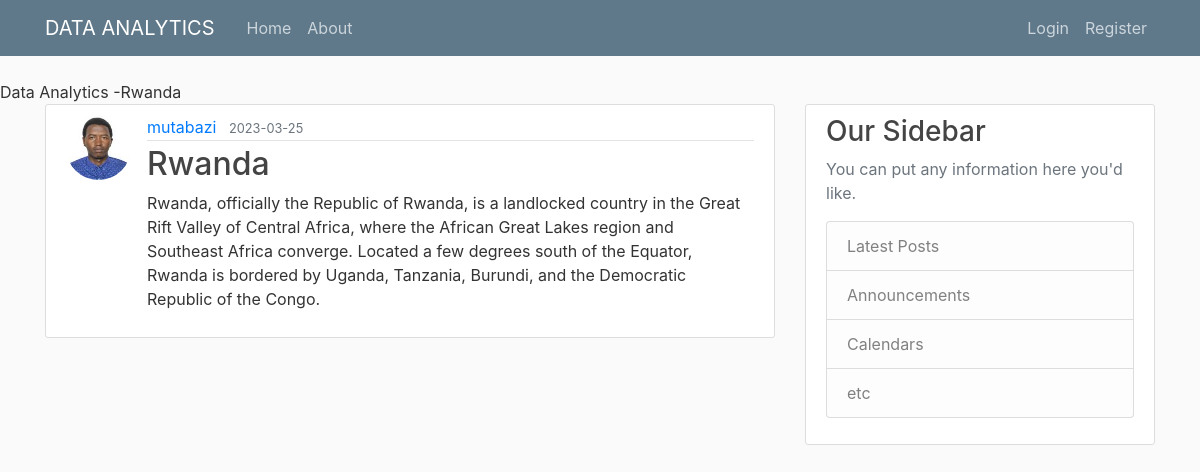
Screenshot of /post/2 with the database file from the repository.
### app/models.py (models this page shows, shortened)
class Post(db.Model):
    id= db.Column(db.Integer, primary_key= True)
    title= db.Column(db.String(100),nullable= False)
    date_posted= db.Column(db.DateTime, nullable= False, default=datetime.utcnow)
    content= db.Column(db.Text, nullable= False)
    user_id= db.Column(db.Integer, db.ForeignKey('user.id'), nullable= False)

class User(db.Model, UserMixin):
    id= db.Column(db.Integer, primary_key= True)
    username= db.Column(db.String(20), unique= True, nullable= False)
    email= db.Column(db.String(120), unique= True, nullable= False)
    image_file= db.Column(db.String(20), nullable= False, default= 'default.jpg')
    password= db.Column(db.String(60), nullable= False)
    posts= db.relationship('Post', backref='author', lazy= True)

### app/posts/routes.py (the view)
@posts.route("/post/<int:post_id>")
def post(post_id):
     post= Post.query.get_or_404(post_id)
     return render_template('post.html',title= post.title, post= post)

### app/templates/post.html (shortened to what this page needs)
{% extends "layout.html" %}
{% block content %}
    <article class="media content-section">
      <img class="rounded-circle article-img" src="{{url_for('static', filename= 'profile_pics/' + post.author.image_file)}}"></img>
        <div class="media-body">
          <div class="article-metadata">
            <a class="mr-2" href="{{url_for('users.user_post', username= post.author.username)}}">{{ post.author.username }}</a>
            <small class="text-muted">{{ post.date_posted.strftime('%Y-%m-%d') }}</small>
          </div>
          <h2 class="article-title">{{ post.title }}</h2>
          <p class="article-content">{{ post.content }}</p>
        </div>
      </article>
{% endblock content%}

### app/templates/layout.html (shortened to what this page needs)
<!DOCTYPE html>
<head>
<link rel="stylesheet" href="https://cdn.jsdelivr.net/npm/bootstrap@4.0.0/dist/css/bootstrap.min.css">
<link rel="stylesheet" type="text/css" href="{{url_for('static', filename= 'main.css')}}"
    {% if title %}
        <title>Data Analytics -{{title}}</title>
    {% else %}
    <title>Data Analytics</title>
    {%endif%}
</head>
<body>
    <header class="site-header">
        <nav class="navbar navbar-expand-md navbar-dark bg-steel fixed-top">
          <div class="container">
            <a class="navbar-brand mr-4" href="/">DATA ANALYTICS</a>
            <div class="collapse navbar-collapse" id="navbarToggle">
              <div class="navbar-nav mr-auto">
                <a class="nav-item nav-link" href="{{url_for('main.home')}}">Home</a>
                <a class="nav-item nav-link" href="{{url_for('main.about')}}">About</a>
              </div>
              <div class="navbar-nav">
                {% if current_user.is_authenticated %}
                <a class="nav-item nav-link" href="{{url_for('posts.new_post')}}">New Post</a>
                <a class="nav-item nav-link" href="{{url_for('users.account')}}">account</a>
                <a class="nav-item nav-link" href="{{url_for('users.logout')}}">Logout</a>
                {% else %}
                <a class="nav-item nav-link" href="{{url_for('users.login')}}">Login</a>
                <a class="nav-item nav-link" href="{{url_for('users.register')}}">Register</a>
                {% endif %}
              </div>
            </div>
          </div>
        </nav>
      </header>
      <main role="main" class="container">
        <div class="row">
          <div class="col-md-8">
            {% block content %}{% endblock %}
          </div>
          <div class="col-md-4">
            <div class="content-section">
              <h3>Our Sidebar</h3>
              <p class='text-muted'>You can put any information here you'd like.
                <ul class="list-group">
                  <li class="list-group-item list-group-item-light">Latest Posts</li>
                  <li class="list-group-item list-group-item-light">Announcements</li>
                  <li class="list-group-item list-group-item-light">Calendars</li>
                  <li class="list-group-item list-group-item-light">etc</li>
                </ul>
              </p>
            </div>
          </div>
        </div>
      </main>
</body>
</html>

### app/static/main.css (style rules this page uses)
body { background: #fafafa; color: #333333; margin-top: 5rem; }
h1, h2, h3, h4, h5, h6 { color: #444444; }
.bg-steel { background-color: #5f788a; }
.site-header .navbar-nav .nav-link { color: #cbd5db; }
.content-section { background: #ffffff; padding: 10px 20px; border: 1px solid #dddddd; border-radius: 3px; margin-bottom: 20px; }
.article-title { color: #444444; }
.article-content { white-space: pre-line; }
.article-img { height: 65px; width: 65px; margin-right: 16px; }
.article-metadata { padding-bottom: 1px; margin-bottom: 4px; border-bottom: 1px solid #e3e3e3 }

### rows the page displays
Post: title "Rwanda", date_posted "2023-03-25", content "Rwanda, officially the Republic of Rwanda, is a landlocked country in the Great Rift Valley of Central Africa, where the African Great Lakes region and Southeast Africa converge. Located a few degrees south of the Equator, Rwanda is bordered by Uganda, Tanzania, Burundi, and the Democratic Republic of the Congo."
User: image_file (picture), author.username "mutabazi"
